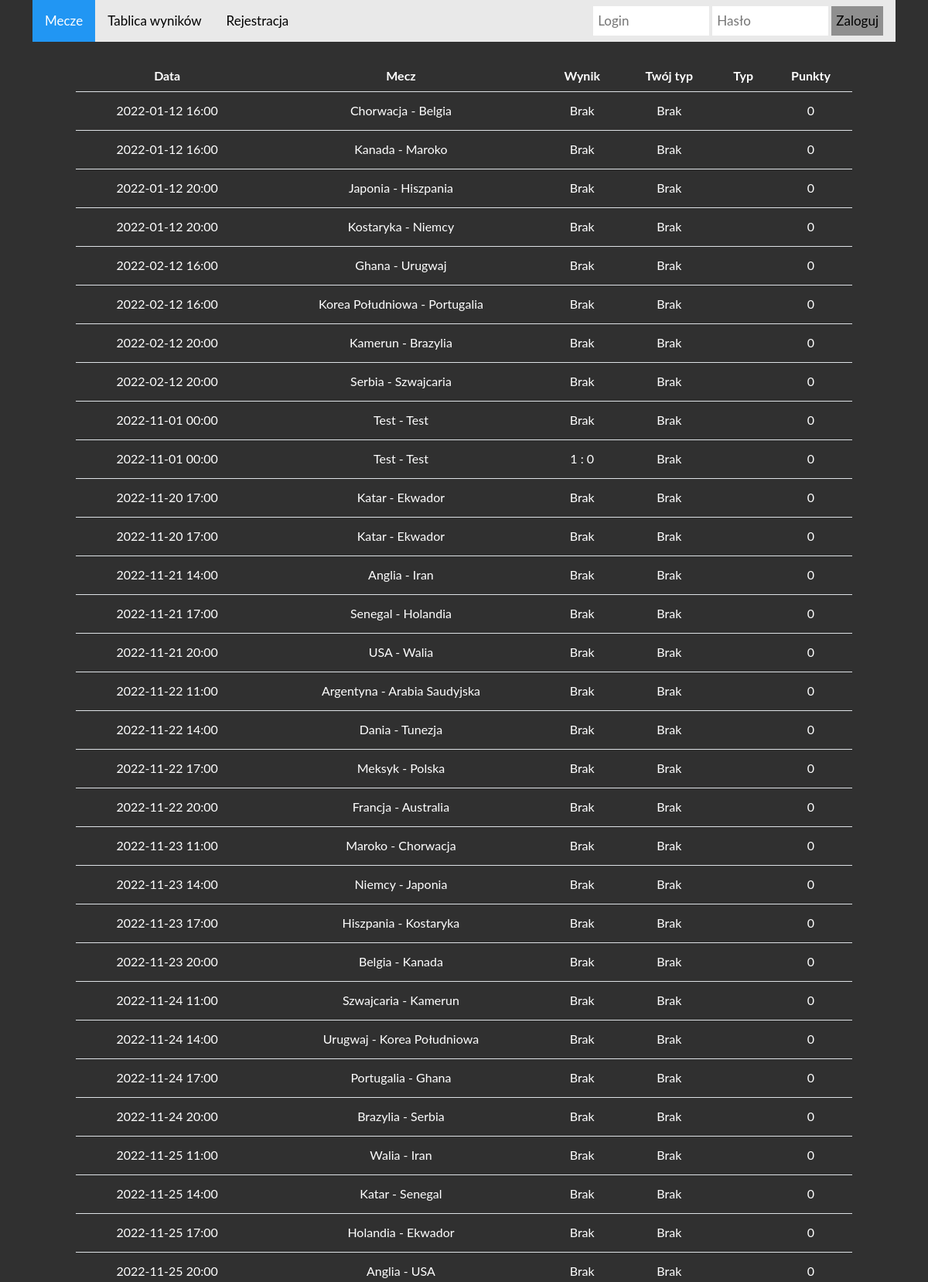
The page / (upper part) on the database its author committed.
### tables this page shows
CREATE TABLE matches (
id integer PRIMARY KEY AUTOINCREMENT,
date date NOT NULL,
home text NOT NULL,
away text NOT NULL
, home_score int, away_score int);

### app.py (the view)
@app.route('/')
def index():
    db = get_db()
    query  = """
    select
        m.*,
        case when date > DATETIME('now') then 1 else 0 end as dostepny
    from matches m
    order by date asc
    """
    c = db.execute(query)
    matches = c.fetchall()
    return render_template('index.html', matches=matches)

### app.py (called while the page is built)
def get_db():
    if not hasattr(g, 'sqlite_db'):
        conn = sqlite3.connect(app_info['db_file'])
        conn.row_factory = sqlite3.Row
        g.sqlite_db = conn
    return g.sqlite_db

### templates/index.html (shortened to what this page needs)
{% extends "base.html" %}
{% block content %}
<table class="table">
    <thead>
    <tr>
    <th scope="col">Data</th>
    <th scope="col">Mecz</th>
    <th scope="col">Wynik</th>
    <th scope="col">Twój typ</th>
    <th scope="col">Typ</th>
    <th scope="col">Punkty</th>
    </tr>
    </thead>
    <tbody>
    {% for m in matches %}
    <tr>
    <td>{{ m.date[:-3] }}</td>
    <td>{{ m.home + " - " + m.away  }}</td>
    {% if m.home_score is not none %}
    <td>{{ m.home_score|string + " : " + m.away_score|string }}</td>
    {% else %}
    <td>{{ "Brak" }}</td>
    {% endif %}
    <td>Brak</td>
    <td>
    </td>
    <td>0</td>
    </tr>
    {% endfor %}
    </tbody>
</table>
{% endblock %}

### templates/base.html (shortened to what this page needs)
<!doctype html>
<html lang="en">
    <head>
        <link href="https://cdn.jsdelivr.net/npm/bootstrap@5.2.2/dist/css/bootstrap.min.css" rel="stylesheet">
        <link rel= "stylesheet" type= "text/css" href= "{{ url_for('static',filename='styles/style.css') }}">
    </head>
    <body>
        <div class="container">
        {% include "navbar.html" %}
        <br>
        {% block content %}
        {% endblock %}
        </div>
    </body>
</html>

### templates/navbar.html
<div class="topnav">
    <a class="active" href="{{ url_for('index') }}">Mecze</a>
    <a href="#about">Tablica wyników</a>
    <a href="{{ url_for('signup') }}">Rejestracja</a>
    <div class="login-container">
      {% if 'user' in session %}
      <form method="POST" action={{ url_for('logout') }}>
        <button type="submit">Wyloguj</button>
      </form>
      {% else %}
      <form method="POST" action={{ url_for('login') }}>
        <input type="text" placeholder="Login" name="login">
        <input type="password" placeholder="Hasło" name="psw">
        <button type="submit">Zaloguj</button>
      </form>
      {% endif %}
    </div>
  </div>

### static/styles/style.css (style rules this page uses)
body { background: #303030; color: #ffffff; font-family: 'Lato', sans-serif; }
.table { color: #ffffff; width: 90%; margin: auto; text-align: center; vertical-align: middle; }
.table td { height: 50px; }
.container { background-color: #303030; }
* { box-sizing: border-box; }
.topnav { overflow: hidden; background-color: #e9e9e9; }
.topnav a { float: left; display: block; color: black; text-align: center; padding: 14px 16px; text-decoration: none; font-size: 17px; }
.topnav a.active { background-color: #2196F3; color: white; }
.topnav .login-container { float: right; }
.topnav input { padding: 6px; margin-top: 8px; font-size: 17px; border: none; width: 150px; }
.topnav .login-container button { float: right; padding: 6px; margin-top: 8px; margin-right: 16px; margin-left: 4px; background: #8f8f8f;; font-size: 17px; border: none; cursor: pointer; }

### rows shown on the page
matches: date "2022-01-12 16:00", home+away "Chorwacja - Belgia", value "Brak"
matches: date "2022-01-12 16:00", home+away "Kanada - Maroko", value "Brak"
matches: date "2022-01-12 20:00", home+away "Japonia - Hiszpania", value "Brak"
matches: date "2022-01-12 20:00", home+away "Kostaryka - Niemcy", value "Brak"
matches: date "2022-02-12 16:00", home+away "Ghana - Urugwaj", value "Brak"
matches: date "2022-02-12 16:00", home+away "Korea Południowa - Portugalia", value "Brak"
matches: date "2022-02-12 20:00", home+away "Kamerun - Brazylia", value "Brak"
matches: date "2022-02-12 20:00", home+away "Serbia - Szwajcaria", value "Brak"
matches: date "2022-11-01 00:00", home+away "Test - Test", value "Brak"
matches: date "2022-11-01 00:00", home+away "Test - Test", home_score "1 : 0"
matches: date "2022-11-20 17:00", home+away "Katar - Ekwador", value "Brak"
matches: date "2022-11-20 17:00", home+away "Katar - Ekwador", value "Brak"
matches: date "2022-11-21 14:00", home+away "Anglia - Iran", value "Brak"
matches: date "2022-11-21 17:00", home+away "Senegal - Holandia", value "Brak"
matches: date "2022-11-21 20:00", home+away "USA - Walia", value "Brak"
matches: date "2022-11-22 11:00", home+away "Argentyna - Arabia Saudyjska", value "Brak"
matches: date "2022-11-22 14:00", home+away "Dania - Tunezja", value "Brak"
matches: date "2022-11-22 17:00", home+away "Meksyk - Polska", value "Brak"
matches: date "2022-11-22 20:00", home+away "Francja - Australia", value "Brak"
matches: date "2022-11-23 11:00", home+away "Maroko - Chorwacja", value "Brak"
matches: date "2022-11-23 14:00", home+away "Niemcy - Japonia", value "Brak"
matches: date "2022-11-23 17:00", home+away "Hiszpania - Kostaryka", value "Brak"
matches: date "2022-11-23 20:00", home+away "Belgia - Kanada", value "Brak"
matches: date "2022-11-24 11:00", home+away "Szwajcaria - Kamerun", value "Brak"
matches: date "2022-11-24 14:00", home+away "Urugwaj - Korea Południowa", value "Brak"
matches: date "2022-11-24 17:00", home+away "Portugalia - Ghana", value "Brak"
matches: date "2022-11-24 20:00", home+away "Brazylia - Serbia", value "Brak"
matches: date "2022-11-25 11:00", home+away "Walia - Iran", value "Brak"
matches: date "2022-11-25 14:00", home+away "Katar - Senegal", value "Brak"
matches: date "2022-11-25 17:00", home+away "Holandia - Ekwador", value "Brak"
matches: date "2022-11-25 20:00", home+away "Anglia - USA", value "Brak"
